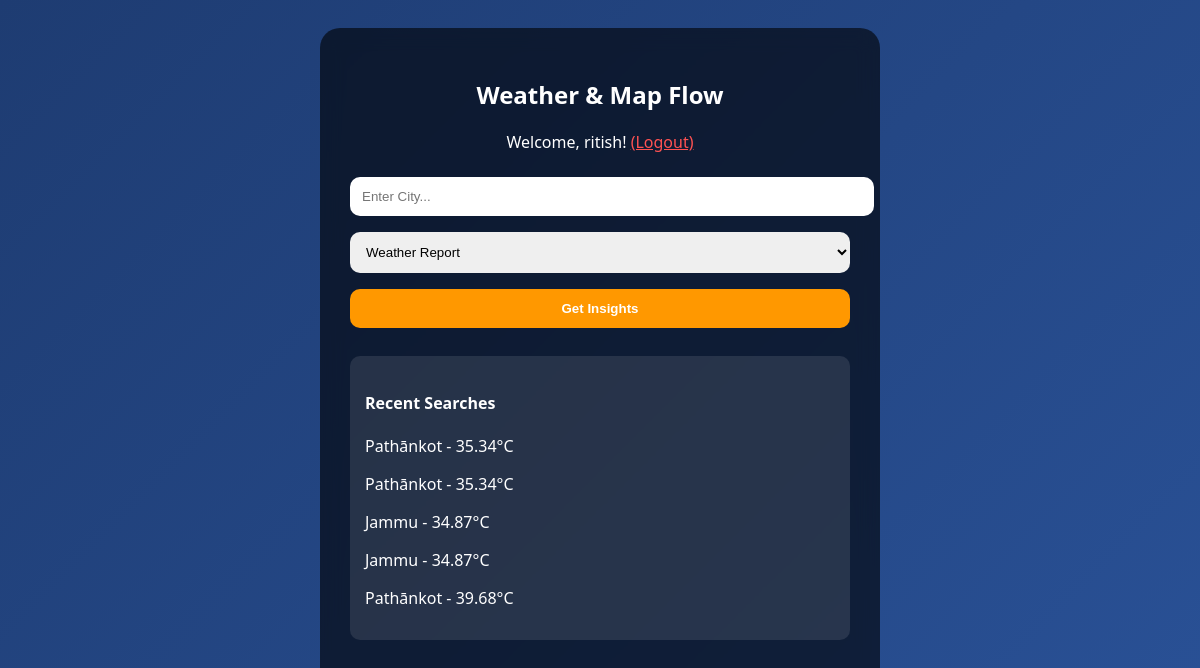
The app's page / (signed in) with its own data.
### temperature/models.py (models this page shows, shortened)
class SearchHistory(models.Model):
    city_name=models.CharField(max_length=100)
    temperature=models.FloatField(null=True,blank=True)
    humidity=models.IntegerField(null=True,blank=True)
    pressure=models.IntegerField(null=True,blank=True)
    description=models.CharField(max_length=100,null=True,blank=True)
    searched_at=models.DateTimeField(auto_now_add=True)

### temperature/views.py (the view, shortened to what this page needs)
# urls.py: path('', views.index,name='index'),
@login_required(login_url='user_login')
def index(request):
    weather = None
    error = None
    recent_searches = SearchHistory.objects.order_by('-searched_at')[:5]
    return render(request, 'temperature/index.html', {
        'weather': weather, 'error': error,
        'recent_searches': recent_searches
    })

### temperature/templates/temperature/index.html (shortened to what this page needs)
<!DOCTYPE html>
<html lang="en">
<head>
    <link rel="stylesheet" href="https://unpkg.com/leaflet@1.9.4/dist/leaflet.css" />
</head>
<body>
<div class="container">
    <h2>Weather & Map Flow</h2>
    {% if user.is_authenticated %}
        <p style="text-align:center;">Welcome, {{ user.username }}! <a href="{% url 'logout' %}" style="color:#ff5252;">(Logout)</a></p>
        <form method="POST">
            <input type="text" name="query" placeholder="Enter City..." required>
            <select name="category">
                <option value="Weather">Weather Report</option>
            </select>
            <button type="submit">Get Insights</button>
        </form>
        <div class="history">
            <h4>Recent Searches</h4>
            {% for item in recent_searches %}
                <p>{{ item.city_name }} - {{ item.temperature }}°C</p>
            {% endfor %}
        </div>
    {% else %}
        <div class="nav-links">
            <p>Please login to use the dashboard.</p>
            <a href="{% url 'user_login' %}">Login</a> | <a href="{% url 'register' %}">Register</a>
        </div>
    {% endif %}
</div>
</body>
</html>

### temperature/templates/temperature/index.html (style rules this page uses)
body { font-family: 'Segoe UI', sans-serif; background: linear-gradient(135deg, #1e3c72, #2a5298); min-height: 100vh; display: flex; justify-content: center; padding: 20px; color: white; }
.container { background: rgba(0, 0, 0, 0.6); padding: 30px; border-radius: 20px; width: 100%; max-width: 500px; backdrop-filter: blur(10px); }
h2 { text-align: center; margin-bottom: 20px; }
input, select, button { width: 100%; padding: 12px; margin: 8px 0; border-radius: 10px; border: none; }
button { background: #ff9800; color: white; font-weight: bold; cursor: pointer; transition: 0.3s; }
.history { margin-top: 20px; background: rgba(255,255,255,0.1); padding: 15px; border-radius: 10px; }

### records on screen
SearchHistory: city_name "Pathānkot", temperature "35.34"
SearchHistory: city_name "Pathānkot", temperature "35.34"
SearchHistory: city_name "Jammu", temperature "34.87"
SearchHistory: city_name "Jammu", temperature "34.87"
SearchHistory: city_name "Pathānkot", temperature "39.68"

### other values on screen
{{ user.username }} "ritish"
